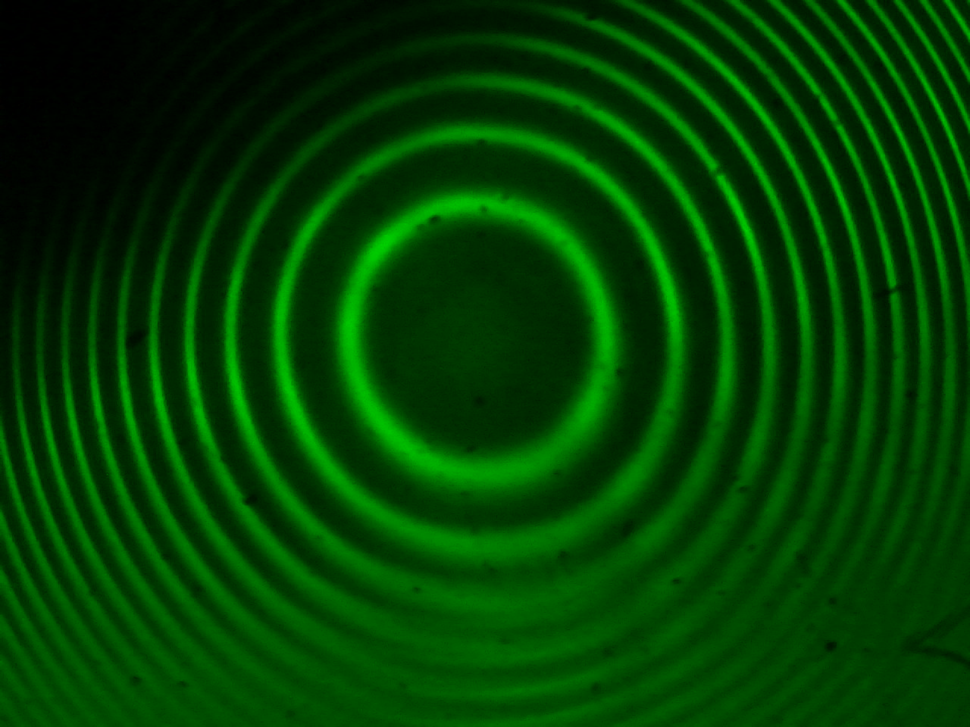
#> input picture exp1/thickness_measurement.png, 970 x 727 px, shrunk from 1280 x 960 before the run, found by its file name
$ python imageb.py
#> lines starting #> are read from the running program, lines starting #| are printed output that depends on the picture
import cv2
import matplotlib.pyplot as plt
import numpy as np

img = cv2.imread("/home/tushara/Documents/Ashoka/Lab 4/Data/exp1/thickness_measurement.png", cv2.IMREAD_GRAYSCALE)
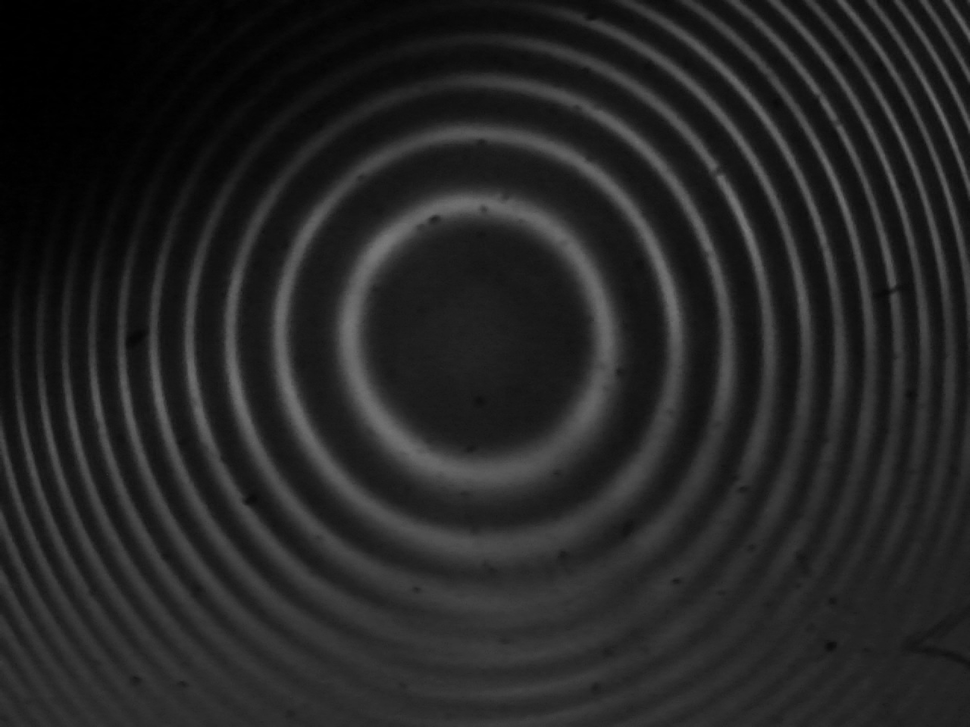
#> img: shape (727, 970); min 0, max 123, mean 36.8

plt.imshow(img)
plt.show()
